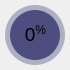
                      <widget class="QWidget" name="circularProgressBarBase_6" native="true">
                       <property name="geometry">
                        <rect>
                         <x>290</x>
                         <y>230</y>
                         <width>70</width>
                         <height>70</height>
                        </rect>
                       </property>
                       <widget class="QFrame" name="circularProgress_13">
                        <property name="geometry">
                         <rect>
                          <x>5</x>
                          <y>5</y>
                          <width>60</width>
                          <height>60</height>
                         </rect>
                        </property>
                        <property name="styleSheet">
                         <string notr="true">QFrame { border-radius: 30px; background-color: qconicalgradient(cx:0.5, cy:0.5, angle:90, stop:0.999 rgba(255, 0, 127, 0), stop:1.0 rgba(85, 170, 255, 255)); }</string>
                        </property>
                        <property name="frameShape">
                         <enum>QFrame::NoFrame</enum>
                        </property>
                        <property name="frameShadow">
                         <enum>QFrame::Raised</enum>
                        </property>
                       </widget>
                       <widget class="QFrame" name="circularBg_13">
                        <property name="geometry">
                         <rect>
                          <x>5</x>
                          <y>5</y>
                          <width>60</width>
                          <height>60</height>
                         </rect>
                        </property>
                        <property name="styleSheet">
                         <string notr="true">QFrame { border-radius: 30px; background-color: rgb(77, 77, 127, 100); }</string>
                        </property>
                        <property name="frameShape">
                         <enum>QFrame::NoFrame</enum>
                        </property>
                        <property name="frameShadow">
                         <enum>QFrame::Raised</enum>
                        </property>
                       </widget>
                       <widget class="QFrame" name="container_13">
                        <property name="geometry">
                         <rect>
                          <x>10</x>
                          <y>10</y>
                          <width>50</width>
                          <height>50</height>
                         </rect>
                        </property>
                        <property name="styleSheet">
                         <string notr="true">QFrame { border-radius: 25px; background-color: rgb(77, 77, 127); }</string>
                        </property>
                        <property name="frameShape">
                         <enum>QFrame::StyledPanel</enum>
                        </property>
                        <property name="frameShadow">
                         <enum>QFrame::Raised</enum>
                        </property>
                        <widget class="QLabel" name="labelPercentage_15">
                         <property name="geometry">
                          <rect>
                           <x>10</x>
                           <y>13</y>
                           <width>31</width>
                           <height>21</height>
                          </rect>
                         </property>
                         <property name="font">
                          <font>
                           <family>Arial</family>
                           <pointsize>10</pointsize>
                          </font>
                         </property>
                         <property name="text">
                          <string>&lt;html&gt;&lt;head/&gt;&lt;body&gt;&lt;p&gt;&lt;span style=&quot; font-size:14pt;&quot;&gt;0&lt;/span&gt;&lt;span style=&quot; font-size:14pt; vertical-align:super;&quot;&gt;%&lt;/span&gt;&lt;/p&gt;&lt;/body&gt;&lt;/html&gt;</string>
                         </property>
                         <property name="scaledContents">
                          <bool>false</bool>
                         </property>
                         <property name="alignment">
                          <set>Qt::AlignCenter</set>
                         </property>
                         <property name="wordWrap">
                          <bool>false</bool>
                         </property>
                        </widget>
                       </widget>
                      </widget>
